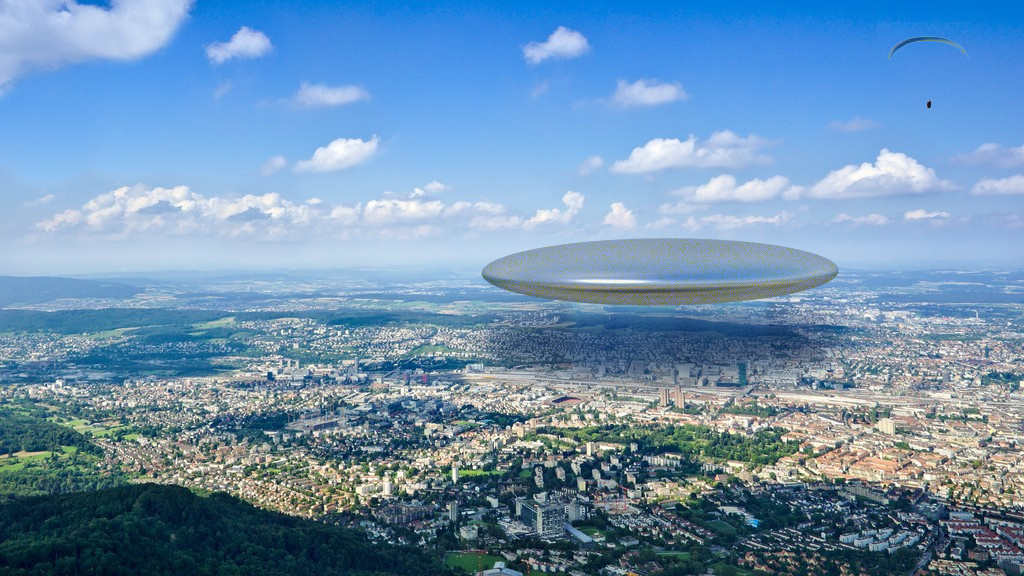
#> input picture img/ufo.cache-1.jpg, 1024 x 576 px, found by its file name
$ python watershed.py
#> lines starting #> are read from the running program, lines starting #| are printed output that depends on the picture; after the words box and inside, x2 and y2 are one past the last pixel; in counts of white or black regions, pixels touching at a corner belong together
import cv2
import numpy as np

def watershed_segmentation(image_path):
    # Load the image
    image = cv2.imread(image_path)
#> image is the input picture: shape (576, 1024, 3); mean B, G, R 177.5, 145.6, 110.2
    gray = cv2.cvtColor(image, cv2.COLOR_BGR2GRAY)
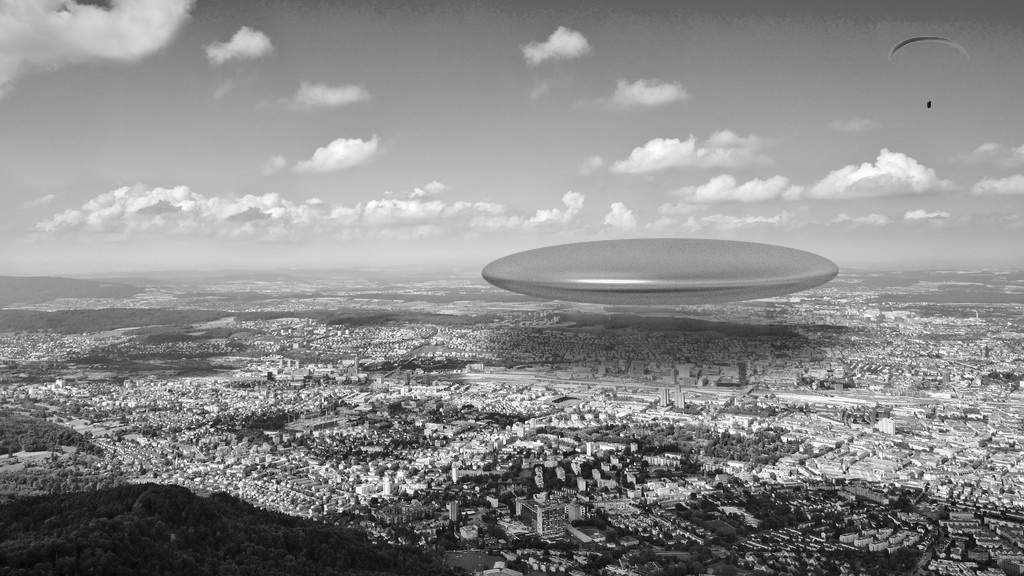
#> gray: shape (576, 1024); min 5, max 255, mean 138.7
    ret, thresh = cv2.threshold(gray, 0, 255, cv2.THRESH_BINARY_INV + cv2.THRESH_OTSU)
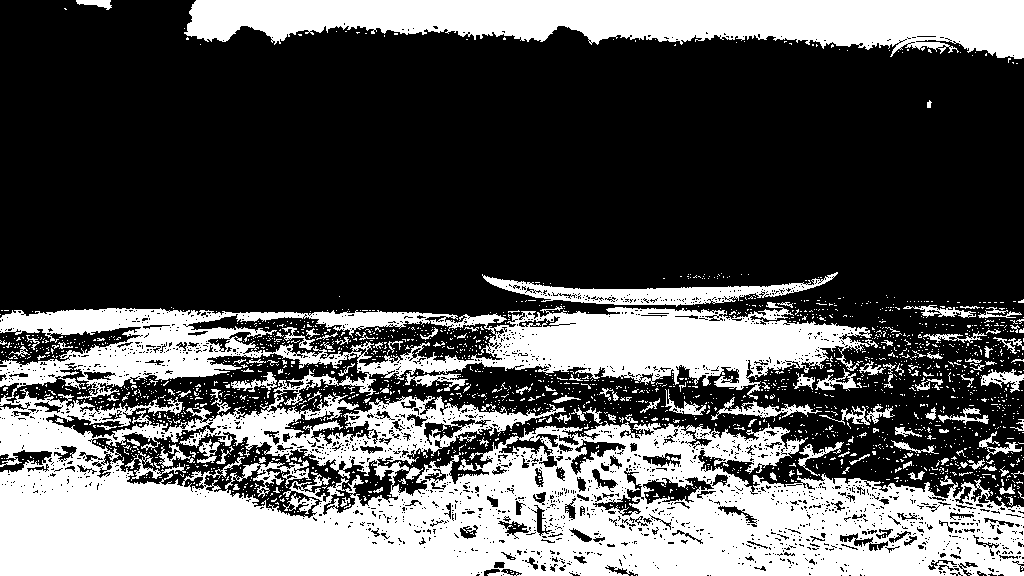
#> thresh: shape (576, 1024); 34.9% white; 2047 white regions (1921 under 20 px), largest, box (x1, y1, x2, y2) and area: (0, 302, 1024, 576) 152349, (184, 0, 1024, 59) 32285, (482, 272, 838, 307) 4052
#> ret = 124

    # Noise removal
    kernel = np.ones((3,3), np.uint8)
    opening = cv2.morphologyEx(thresh, cv2.MORPH_OPEN, kernel, iterations=2)
#> opening: shape (576, 1024); 25.8% white; 215 white regions (2 under 20 px), largest, box (x1, y1, x2, y2) and area: (0, 457, 1024, 576) 70594, (187, 0, 1024, 59) 30999, (507, 309, 843, 386) 15086

    # Sure background area
    sure_bg = cv2.dilate(opening, kernel, iterations=3)
#> sure_bg: shape (576, 1024); 35.1% white; 60 white regions, largest, box (x1, y1, x2, y2) and area: (0, 395, 1024, 576) 106267, (184, 0, 1024, 62) 34807, (479, 281, 853, 390) 24104

    # Finding sure foreground area
    dist_transform = cv2.distanceTransform(opening, cv2.DIST_L2, 5)
    ret, sure_fg = cv2.threshold(dist_transform, 0.7*dist_transform.max(), 255, 0)
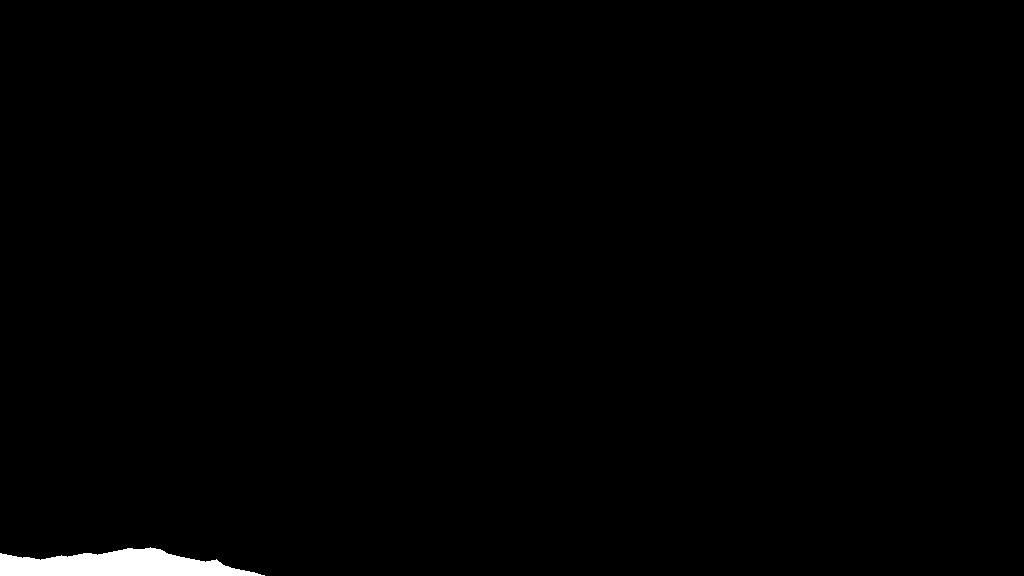
#> sure_fg: shape (576, 1024) float32; 0.84% white; 1 white region, box (x1, y1, x2, y2) and area: (0, 547, 265, 576) 4965
#> ret = 65.01

    # Finding unknown region
    sure_fg = np.uint8(sure_fg)
    unknown = cv2.subtract(sure_bg, sure_fg)
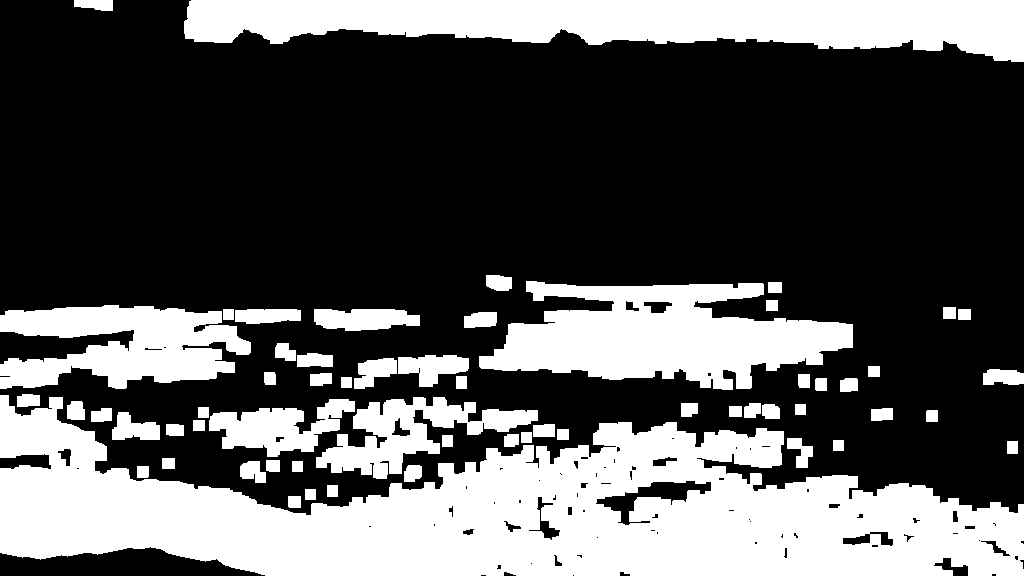
#> unknown: shape (576, 1024); 34.3% white; 60 white regions, largest, box (x1, y1, x2, y2) and area: (0, 395, 1024, 576) 101302, (184, 0, 1024, 62) 34807, (479, 281, 853, 390) 24104

    # Marker labelling
    ret, markers = cv2.connectedComponents(sure_fg)
#> ret = 2
    markers = markers + 1
    markers[unknown == 255] = 0
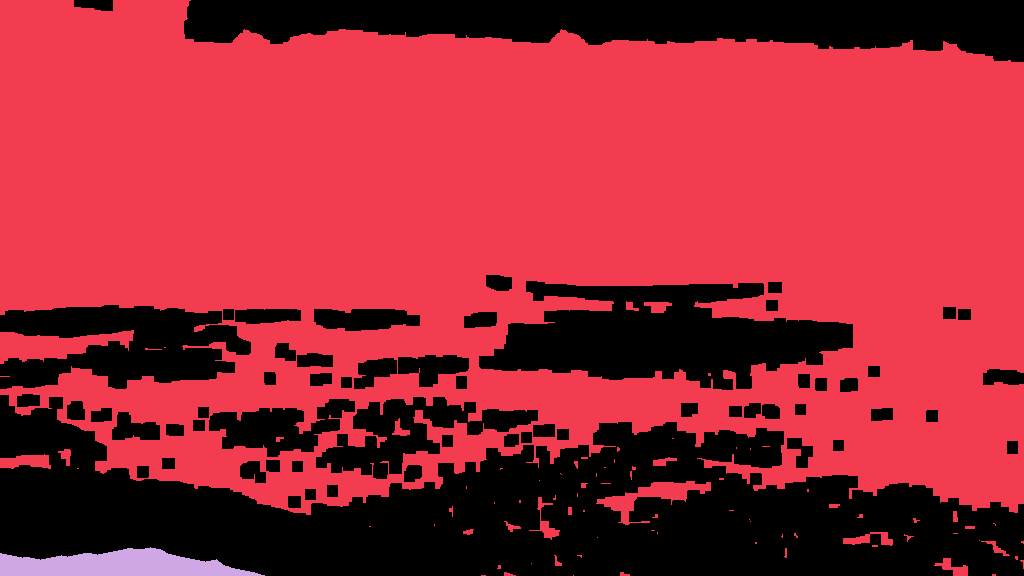
#> markers: shape (576, 1024) int32; 3 distinct labels, from 0 to 2; one colour per label, 0 black

    markers = cv2.watershed(image, markers)
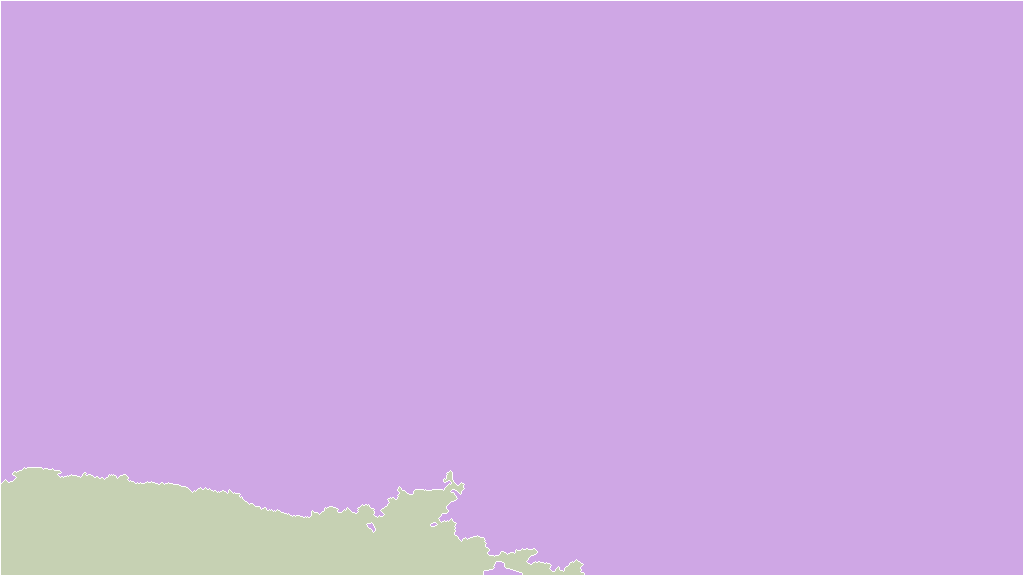
#> markers: shape (576, 1024) int32; 3 distinct labels, from -1 to 2; one colour per label, 0 black, -1 white
    image[markers == -1] = [255, 0, 0]
#> image: shape (576, 1024, 3); 0.7% of pixels changed, all inside (x1, y1, x2, y2) = (0, 0, 1024, 576)

    return image, markers

def rasterize_and_quantize(image, markers, grid_size):
#> called with grid_size = 10
    h, w = image.shape[:2]
#> h = 576; w = 1024
    rasterized_image = np.copy(image)

    for i in range(0, w, grid_size):
        for j in range(0, h, grid_size):
            grid = markers[j:j+grid_size, i:i+grid_size]
            if not np.any(grid == -1):  # If no segment boundary in grid
                rasterized_image[j:j+grid_size, i:i+grid_size] = 0  # Set grid to black
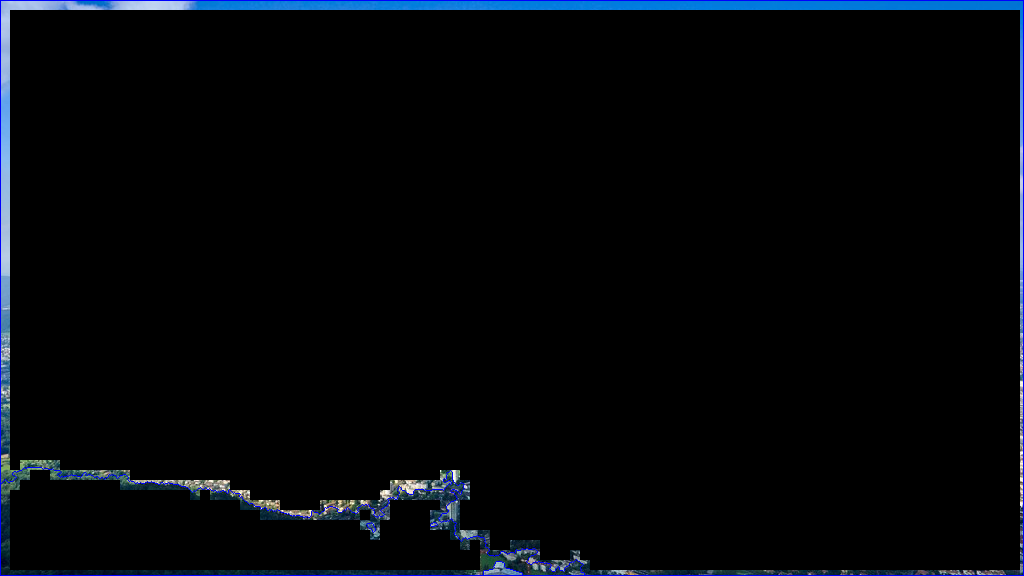
#> rasterized_image: shape (576, 1024, 3); mean B, G, R 9.4, 5.9, 3.3

    return rasterized_image

# Apply watershed and then rasterize
image_path = "C:\\Users\\Kapsr\\Pictures\\test_image_folder\\ufo.cache-1.jpg"
grid_size = 10  # Adjust grid size as needed

segmented_image, markers = watershed_segmentation(image_path)
rasterized_image = rasterize_and_quantize(segmented_image, markers, grid_size)

# Display or save the result
cv2.imshow('Rasterized Image', rasterized_image)
cv2.waitKey(0)
cv2.destroyAllWindows()

# Optionally, save the image
# cv2.imwrite('rasterized_image.jpg', rasterized_image)

$ run again, with img/tree_gauss.jpg copied over img/ufo.cache-1.jpg
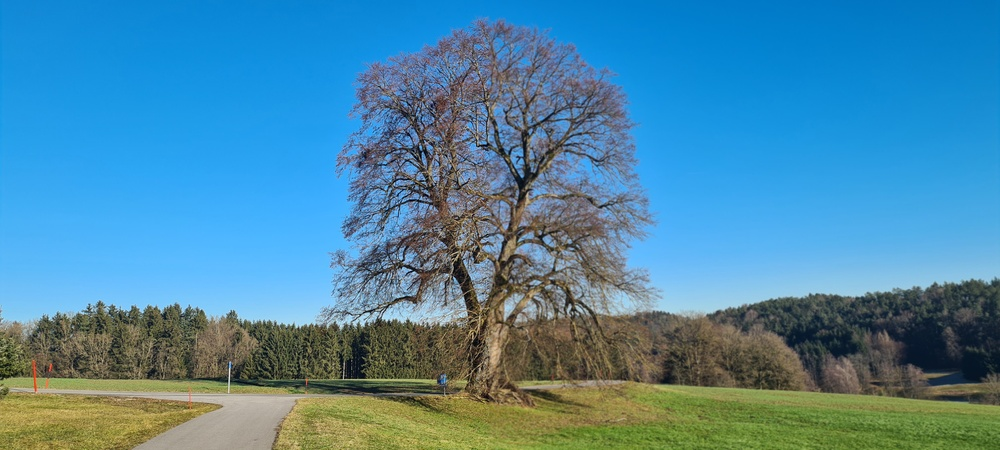
#> input picture img/tree_gauss.jpg, 1000 x 450 px, shrunk from 4032 x 1816 before the run, found by its file name
#> in watershed_segmentation, image is the input picture: shape (450, 1000, 3); mean B, G, R 164.2, 135.2, 75.2
#> in watershed_segmentation, `ret, thresh = cv2.threshold(gray, 0, 255, cv2.THRESH_BINARY_INV + cv2...`:
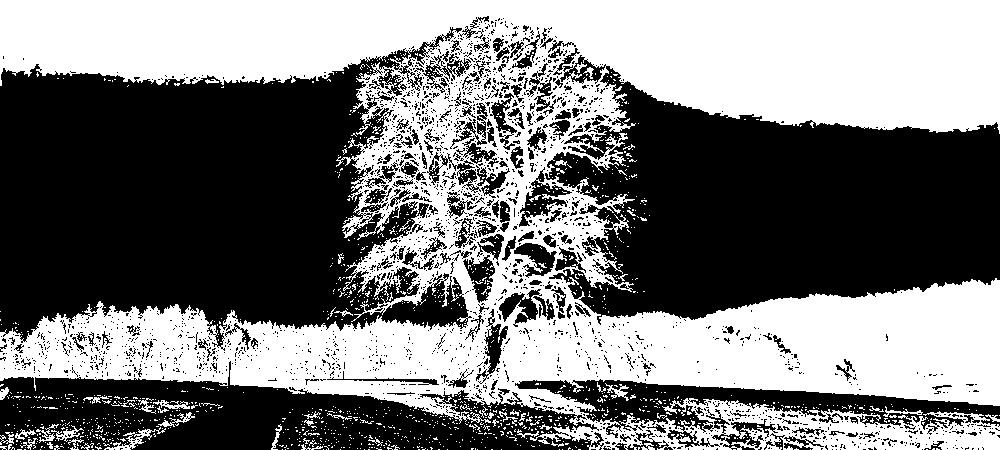
#> thresh: shape (450, 1000); 47.9% white; 1370 white regions (1312 under 20 px), largest, box (x1, y1, x2, y2) and area: (0, 0, 1000, 450) 208836, (104, 427, 166, 450) 330, (51, 425, 84, 442) 159
#> in watershed_segmentation, `ret, thresh = cv2.threshold(gray, 0, 255, cv2.THRESH_BINARY_INV + cv2...`: ret = 119
#> opening: shape (450, 1000); 37.1% white; 157 white regions (2 under 20 px), largest, box (x1, y1, x2, y2) and area: (0, 0, 1000, 132) 83081, (496, 280, 1000, 415) 41820, (230, 319, 487, 399) 13665
#> sure_bg: shape (450, 1000); 46.3% white; 31 white regions, largest, box (x1, y1, x2, y2) and area: (0, 0, 1000, 135) 88709, (0, 277, 1000, 418) 82239, (482, 79, 623, 314) 13804
#> in watershed_segmentation, `ret, sure_fg = cv2.threshold(dist_transform, 0.7*dist_transform.max(),..`: ret = 91.95
#> unknown: shape (450, 1000); 44.2% white; 31 white regions, largest, box (x1, y1, x2, y2) and area: (0, 277, 1000, 418) 82239, (0, 0, 1000, 135) 79204, (482, 79, 623, 314) 13804
#> in watershed_segmentation, `ret, markers = cv2.connectedComponents(sure_fg)`: ret = 2
#> image: shape (450, 1000, 3); 0.81% of pixels changed, all inside (x1, y1, x2, y2) = (0, 0, 1000, 450)
#> after the loop in rasterize_and_quantize, `for i in range(0, w, grid_size):`:
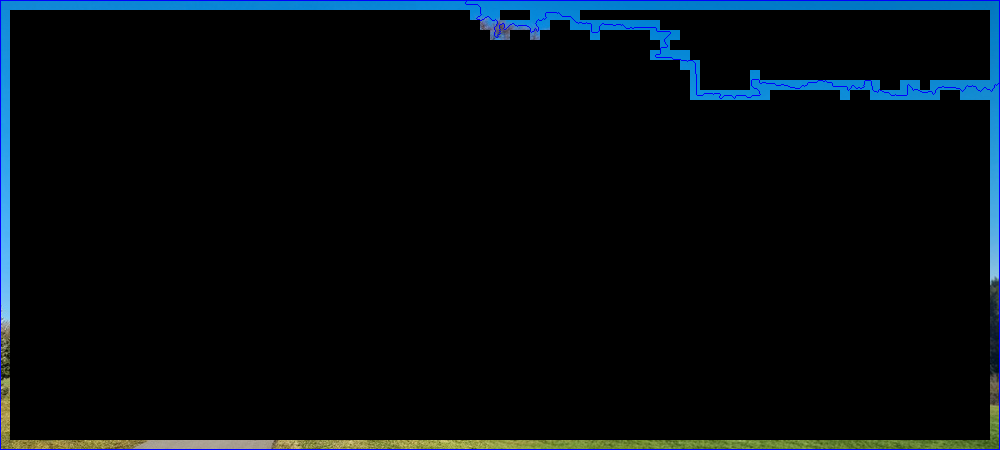
#> rasterized_image: shape (450, 1000, 3); mean B, G, R 14, 10, 4.1

$ run again, with img/klon_bearbeitet.png saved as img/ufo.cache-1.jpg
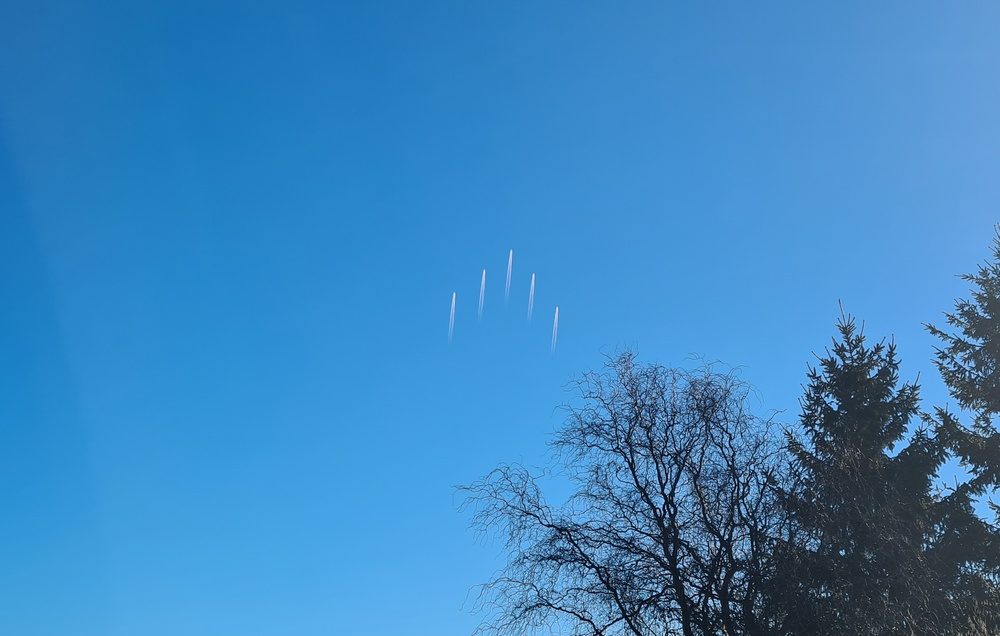
#> input picture img/klon_bearbeitet.png, 1000 x 636 px, shrunk from 2372 x 1508 before the run, found by its file name
#> in watershed_segmentation, image is the input picture: shape (636, 1000, 3); mean B, G, R 192.3, 134.3, 60.6
#> thresh: shape (636, 1000); 11.8% white; 923 white regions (906 under 20 px), largest, box (x1, y1, x2, y2) and area: (503, 318, 1000, 636) 68399, (935, 277, 1000, 434) 3788, (644, 384, 665, 404) 81
#> in watershed_segmentation, `ret, thresh = cv2.threshold(gray, 0, 255, cv2.THRESH_BINARY_INV + cv2...`: ret = 89
#> opening: shape (636, 1000); 7.4% white; 45 white regions (1 under 20 px), largest, box (x1, y1, x2, y2) and area: (656, 361, 1000, 636) 40986, (936, 416, 1000, 485) 1783, (975, 292, 1000, 364) 902
#> sure_bg: shape (636, 1000); 9.8% white; 17 white regions, largest, box (x1, y1, x2, y2) and area: (653, 358, 1000, 636) 56817, (958, 289, 1000, 414) 3136, (726, 466, 742, 482) 216
#> in watershed_segmentation, `ret, sure_fg = cv2.threshold(dist_transform, 0.7*dist_transform.max(),..`: ret = 12.31
#> unknown: shape (636, 1000); 9.6% white; 17 white regions, largest, box (x1, y1, x2, y2) and area: (653, 358, 1000, 636) 55671, (958, 289, 1000, 414) 3136, (726, 466, 742, 482) 216
#> in watershed_segmentation, `ret, markers = cv2.connectedComponents(sure_fg)`: ret = 15
#> in watershed_segmentation, `markers = cv2.watershed(image, markers)`:
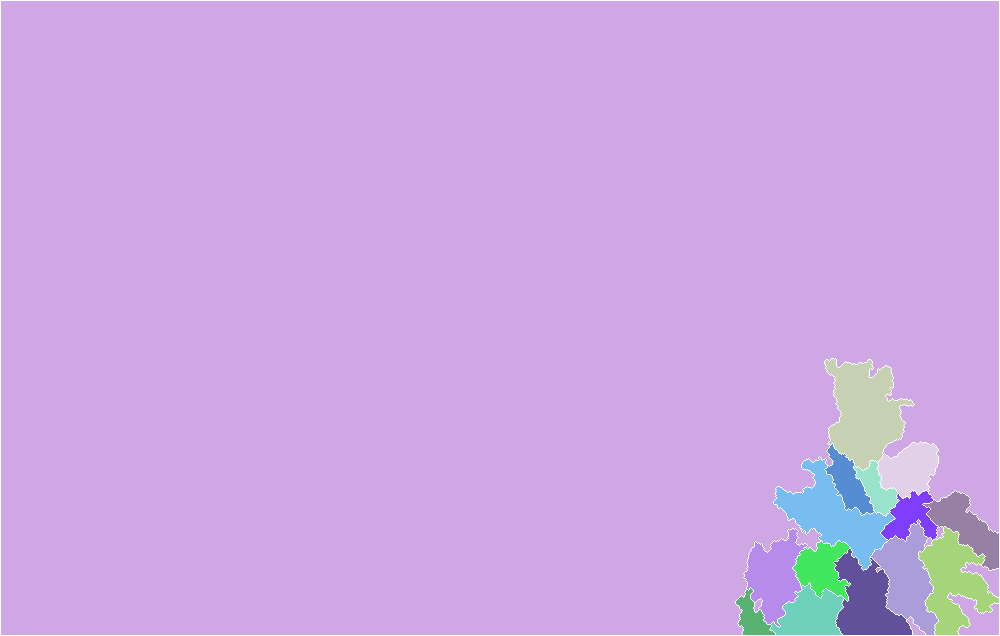
#> markers: shape (636, 1000) int32; 16 distinct labels, from -1 to 15; one colour per label, 0 black, -1 white
#> image: shape (636, 1000, 3); 0.9% of pixels changed, all inside (x1, y1, x2, y2) = (0, 0, 1000, 636)
#> after the loop in rasterize_and_quantize, `for i in range(0, w, grid_size):`:
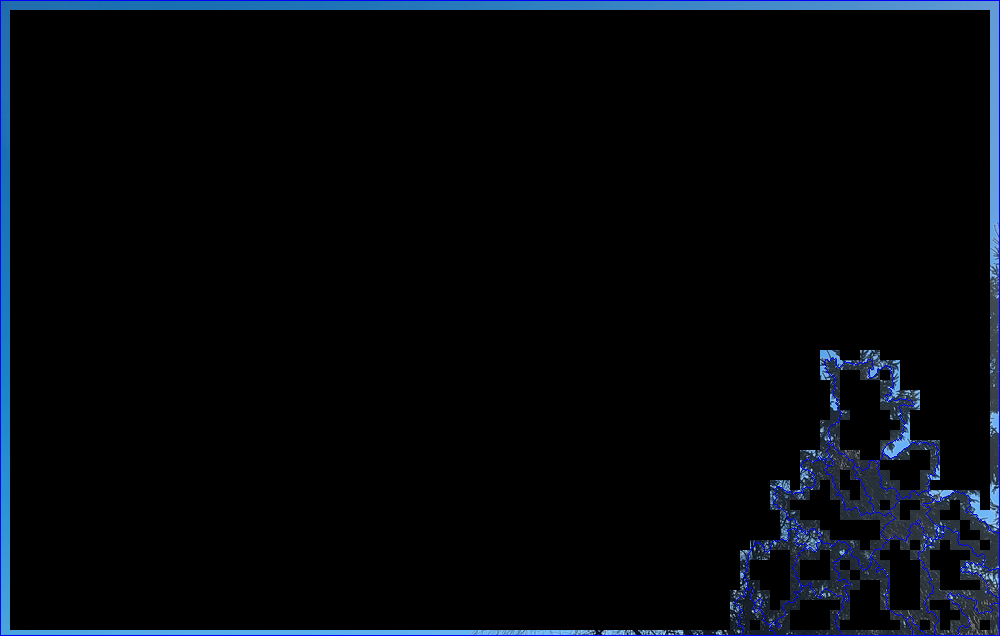
#> rasterized_image: shape (636, 1000, 3); mean B, G, R 12.7, 7.7, 4.5
